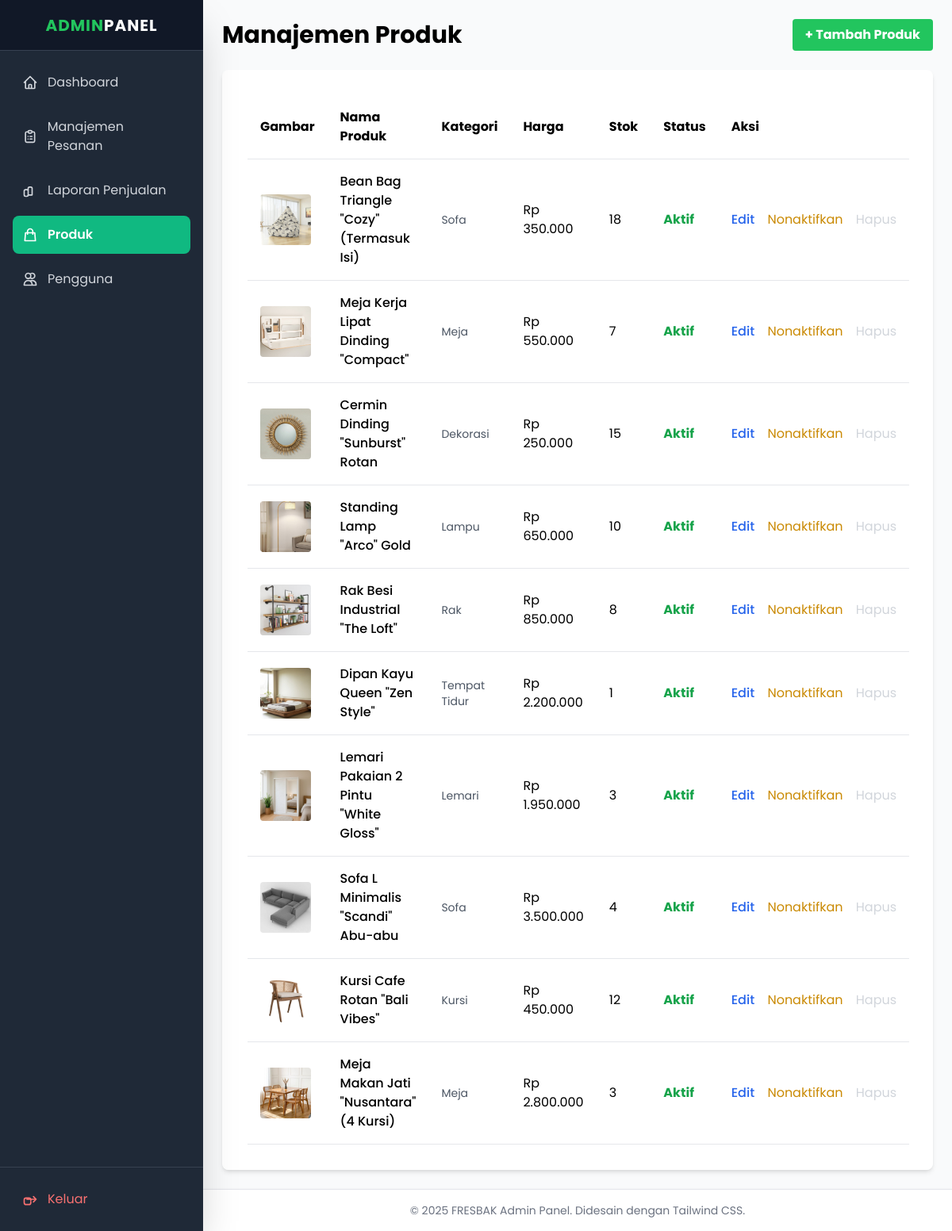
Screenshot of /admin/products.php (signed in) with the database file from the repository.
### tables this page shows
CREATE TABLE `products` (
  `id` int NOT NULL,
  `name` varchar(255) NOT NULL,
  `category` varchar(50) DEFAULT 'Umum',
  `description` text,
  `price` decimal(10,2) NOT NULL,
  `stock` int NOT NULL DEFAULT '0',
  `image` varchar(255) DEFAULT NULL,
  `created_at` timestamp NULL DEFAULT CURRENT_TIMESTAMP,
  `is_active` tinyint(1) NOT NULL DEFAULT '1'
);

### admin/products.php (the view, shortened to what this page needs)
<?php
require_once '../config.php';
$stmt = $db->query("SELECT * FROM products ORDER BY id DESC");
$products = $stmt->fetchAll(PDO::FETCH_ASSOC);
include 'header_admin.php';
?>
<div class="flex justify-between items-center mb-6">
    <h1 class="text-3xl font-bold">Manajemen Produk</h1>
    <a href="product_form.php?action=add" class="bg-green-500 hover:bg-green-700 text-white font-bold py-2 px-4 rounded">
        + Tambah Produk
    </a>
</div>
<div class="bg-white p-8 rounded-lg shadow-md overflow-x-auto">
    <table class="w-full min-w-full table-auto">
        <thead>
            <tr class="border-b">
                <th class="text-left p-4">Gambar</th>
                <th class="text-left p-4">Nama Produk</th>
                <th class="text-left p-4">Kategori</th>
                <th class="text-left p-4">Harga</th>
                <th class="text-left p-4">Stok</th>
                <th class="text-left p-4">Status</th>
                <th class="text-left p-4">Aksi</th>
            </tr>
        </thead>
        <tbody>
            <?php foreach ($products as $product): ?>
                <tr class="border-b <?= $product['is_active'] ? '' : 'bg-gray-50 opacity-75' ?>">
                    <td class="p-4">
                        <img src="../uploads/products/<?= htmlspecialchars($product['image'] ? $product['image'] : 'default.jpg') ?>" alt="<?= htmlspecialchars($product['name']) ?>" class="w-16 h-16 object-cover rounded">
                    </td>
                    <td class="p-4 font-medium"><?= htmlspecialchars($product['name']) ?></td>
                    <td class="p-4 text-sm text-gray-600"><?= htmlspecialchars($product['category'] ?? '-') ?></td>
                    <td class="p-4">Rp <?= number_format($product['price'], 0, ',', '.') ?></td>
                    <td class="p-4"><?= $product['stock'] ?></td>
                    <td class="p-4">
                        <span class="font-bold <?= $product['is_active'] ? 'text-green-600' : 'text-red-600' ?>">
                            <?= $product['is_active'] ? 'Aktif' : 'Nonaktif' ?>
                        </span>
                    </td>
                    <td class="p-4 whitespace-nowrap">
                        <a href="product_form.php?action=edit&id=<?= $product['id'] ?>" class="text-blue-600 hover:text-blue-800 mr-3 font-medium">Edit</a>
                        <?php if ($product['is_active']): ?>
                            <a href="products.php?delete=<?= $product['id'] ?>" class="text-yellow-600 hover:text-yellow-800 mr-3" onclick="return confirm('Yakin ingin menonaktifkan produk ini?')">Nonaktifkan</a>
                            <span class="text-gray-300 cursor-not-allowed" title="Nonaktifkan produk terlebih dahulu untuk menghapus permanen.">Hapus</span>
                        <?php endif; ?>
                    </td>
                </tr>
            <?php endforeach; ?>
        </tbody>
    </table>
</div>
<?php include 'footer_admin.php'; ?>

### admin/header_admin.php (style rules this page uses)
body { font-family: 'Poppins', sans-serif; background-color: #f4f7f9; }

### rows the page displays
products: image (picture), name "Bean Bag Triangle \"Cozy\" (Termasuk Isi)", category "Sofa", price "350.000", stock "18", is_active "Aktif"
products: image (picture), name "Meja Kerja Lipat Dinding \"Compact\"", category "Meja", price "550.000", stock "7", is_active "Aktif"
products: image (picture), name "Cermin Dinding \"Sunburst\" Rotan", category "Dekorasi", price "250.000", stock "15", is_active "Aktif"
products: image (picture), name "Standing Lamp \"Arco\" Gold", category "Lampu", price "650.000", stock "10", is_active "Aktif"
products: image (picture), name "Rak Besi Industrial \"The Loft\"", category "Rak", price "850.000", stock "8", is_active "Aktif"
products: image (picture), name "Dipan Kayu Queen \"Zen Style\"", category "Tempat Tidur", price "2.200.000", stock "1", is_active "Aktif"
products: image (picture), name "Lemari Pakaian 2 Pintu \"White Gloss\"", category "Lemari", price "1.950.000", stock "3", is_active "Aktif"
products: image (picture), name "Sofa L Minimalis \"Scandi\" Abu-abu", category "Sofa", price "3.500.000", stock "4", is_active "Aktif"
products: image (picture), name "Kursi Cafe Rotan \"Bali Vibes\"", category "Kursi", price "450.000", stock "12", is_active "Aktif"
products: image (picture), name "Meja Makan Jati \"Nusantara\" (4 Kursi)", category "Meja", price "2.800.000", stock "3", is_active "Aktif"
